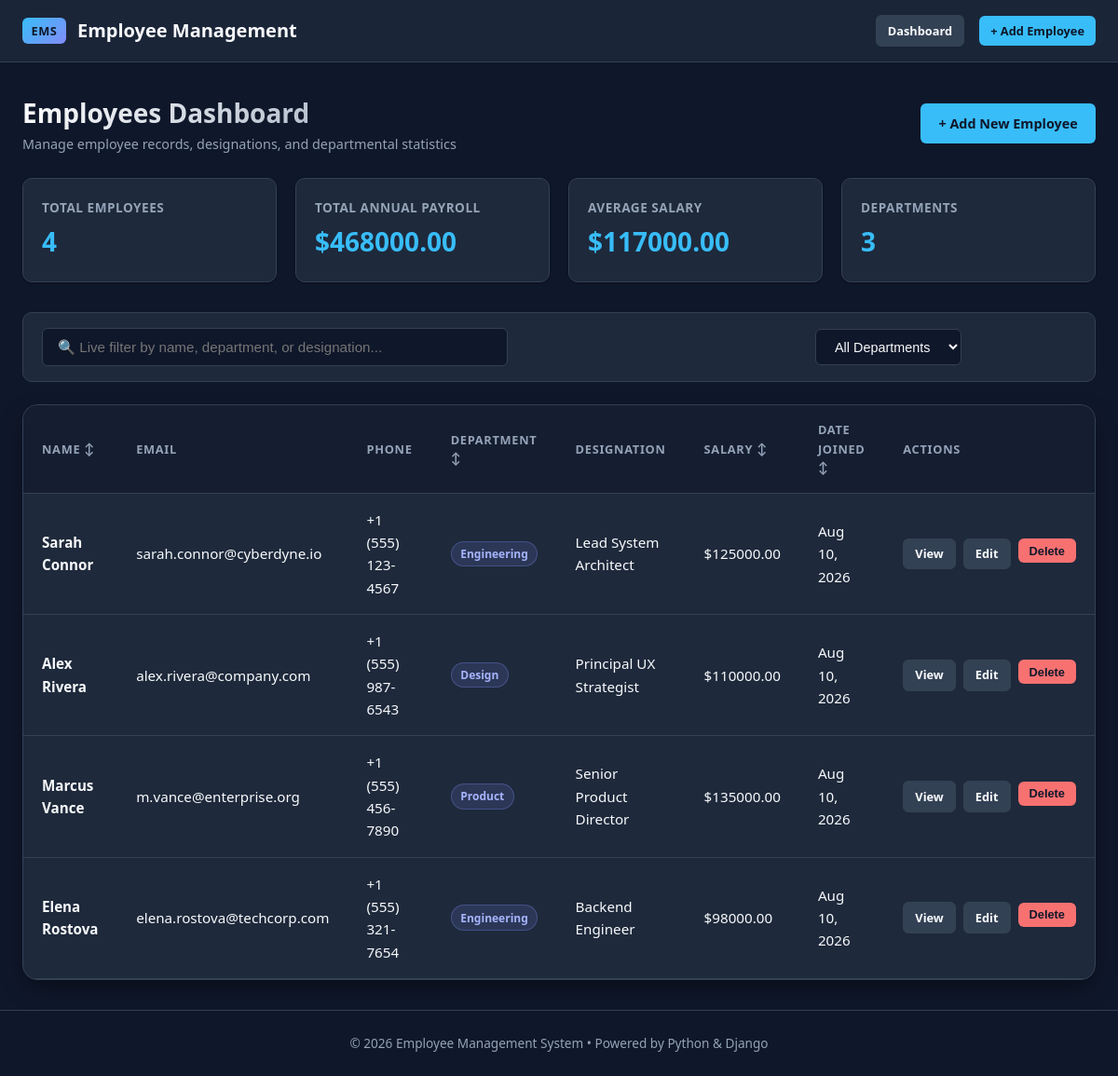
The page / on the database its author committed.
### employees/models.py (models this page shows, shortened)
class Employee(models.Model):
    name = models.CharField(max_length=100)
    email = models.EmailField(unique=True)
    phone = models.CharField(max_length=20)
    department = models.CharField(max_length=100)
    designation = models.CharField(max_length=100)
    salary = models.DecimalField(max_digits=10, decimal_places=2)
    date_joined = models.DateField(auto_now_add=True)
    class Meta:
        ordering = ['-date_joined']

### employees/views.py (the view, shortened to what this page needs)
# urls.py: path('', views.employee_list, name='employee_list'),
def employee_list(request):
    search_query = request.GET.get('q', '').strip()
    dept_filter = request.GET.get('department', '').strip()
    employees = Employee.objects.all()
    if dept_filter:
        employees = employees.filter(department__iexact=dept_filter)
    total_employees = Employee.objects.count()
    dept_list = Employee.objects.values_list('department', flat=True).distinct()
    stats = Employee.objects.aggregate(
        total_payroll=Sum('salary'),
        avg_salary=Avg('salary')
    )
    context = {
        'employees': employees,
        'search_query': search_query,
        'dept_filter': dept_filter,
        'departments': dept_list,
        'total_employees': total_employees,
        'total_payroll': stats['total_payroll'] or 0,
        'avg_salary': round(stats['avg_salary'] or 0, 2),
    }
    return render(request, 'employee_list.html', context)

### templates/employee_list.html (shortened to what this page needs)
{% extends 'base.html' %}
{% load static %}
{% block content %}
<div class="page-header">
  <div class="page-title">
    <h1>Employees Dashboard</h1>
    <p>Manage employee records, designations, and departmental statistics</p>
  </div>
  <a href="{% url 'employee_create' %}" class="btn btn-primary">+ Add New Employee</a>
</div>
<div class="stats-grid">
  <div class="stat-card">
    <div class="stat-label">Total Employees</div>
    <div class="stat-value">{{ total_employees }}</div>
  </div>
  <div class="stat-card">
    <div class="stat-label">Total Annual Payroll</div>
    <div class="stat-value">${{ total_payroll|floatformat:2 }}</div>
  </div>
  <div class="stat-card">
    <div class="stat-label">Average Salary</div>
    <div class="stat-value">${{ avg_salary|floatformat:2 }}</div>
  </div>
  <div class="stat-card">
    <div class="stat-label">Departments</div>
    <div class="stat-value">{{ departments|length }}</div>
  </div>
</div>
<div class="toolbar-card">
  <div style="display: flex; gap: 1rem; width: 100%; flex-wrap: wrap; align-items: center; justify-content: space-between;">
    <div style="flex: 1; min-width: 280px; max-width: 500px;">
      <input type="text" id="liveSearchInput" placeholder="🔍 Live filter by name, department, or designation..." class="search-input" style="width: 100%; font-size: 0.95rem; padding: 0.7rem 1rem;">
    </div>
    <form method="GET" class="search-form" style="flex: initial;">
      <select name="department" class="select-input" onchange="this.form.submit()">
        <option value="">All Departments</option>
      </select>
    </form>
  </div>
</div>
<div class="table-card">
  <div class="table-responsive">
    <table class="custom-table">
      <thead>
        <tr>
          <th class="sortable" data-sort-type="text" data-col-idx="0">Name <span class="sort-icon">↕</span></th>
          <th>Email</th>
          <th>Phone</th>
          <th class="sortable" data-sort-type="text" data-col-idx="3">Department <span class="sort-icon">↕</span></th>
          <th>Designation</th>
          <th class="sortable" data-sort-type="number" data-col-idx="5">Salary <span class="sort-icon">↕</span></th>
          <th class="sortable" data-sort-type="date" data-col-idx="6">Date Joined <span class="sort-icon">↕</span></th>
          <th>Actions</th>
        </tr>
      </thead>
      <tbody>
        {% for emp in employees %}
          <tr>
            <td>
              <a href="{% url 'employee_detail' emp.pk %}" class="emp-name">{{ emp.name }}</a>
            </td>
            <td>{{ emp.email }}</td>
            <td>{{ emp.phone }}</td>
            <td><span class="badge badge-dept">{{ emp.department }}</span></td>
            <td>{{ emp.designation }}</td>
            <td>${{ emp.salary|floatformat:2 }}</td>
            <td>{{ emp.date_joined|date:"M d, Y" }}</td>
            <td>
              <div class="action-group">
                <a href="{% url 'employee_detail' emp.pk %}" class="btn btn-secondary btn-sm">View</a>
                <a href="{% url 'employee_update' emp.pk %}" class="btn btn-secondary btn-sm">Edit</a>
                <form method="POST" action="{% url 'employee_delete' emp.pk %}" style="display: inline;" onsubmit="return confirm('Are you sure you want to delete employee &quot;{{ emp.name|escapejs }}&quot;? This action cannot be undone.');">
                  <button type="submit" class="btn btn-danger btn-sm">Delete</button>
                </form>
              </div>
            </td>
          </tr>
        {% endfor %}
      </tbody>
    </table>
  </div>
</div>
{% endblock %}

### templates/base.html (shortened to what this page needs)
{% load static %}
<!DOCTYPE html>
<html lang="en">
<head>
  <link rel="stylesheet" href="{% static 'css/style.css' %}">
</head>
<body>
  <header class="navbar">
    <div class="nav-container">
      <a href="{% url 'employee_list' %}" class="brand-title">
        <span class="brand-badge">EMS</span>
        <span>Employee Management</span>
      </a>
      <div class="nav-actions">
        <a href="{% url 'employee_list' %}" class="btn btn-secondary btn-sm">Dashboard</a>
        <a href="{% url 'employee_create' %}" class="btn btn-primary btn-sm">+ Add Employee</a>
      </div>
    </div>
  </header>
  <main class="main-wrapper">
    {% block content %}
    {% endblock %}
  </main>
  <footer class="app-footer">
    <p>&copy; {% now "Y" %} Employee Management System &bull; Powered by Python & Django</p>
  </footer>
</body>
</html>

### rows shown on the page
Employee: name "Sarah Connor", email "sarah.connor@cyberdyne.io", phone "+1 (555) 123-4567", department "Engineering", designation "Lead System Architect", salary "125000.00", date_joined "Aug 10, 2026"
Employee: name "Alex Rivera", email "alex.rivera@company.com", phone "+1 (555) 987-6543", department "Design", designation "Principal UX Strategist", salary "110000.00", date_joined "Aug 10, 2026"
Employee: name "Marcus Vance", email "m.vance@enterprise.org", phone "+1 (555) 456-7890", department "Product", designation "Senior Product Director", salary "135000.00", date_joined "Aug 10, 2026"
Employee: name "Elena Rostova", email "elena.rostova@techcorp.com", phone "+1 (555) 321-7654", department "Engineering", designation "Backend Engineer", salary "98000.00", date_joined "Aug 10, 2026"

### other values the page prints
{{ total_employees }} "4"
{{ total_payroll|floatformat:2 }} "468000.00"
{{ avg_salary|floatformat:2 }} "117000.00"
{{ departments|length }} "3"
